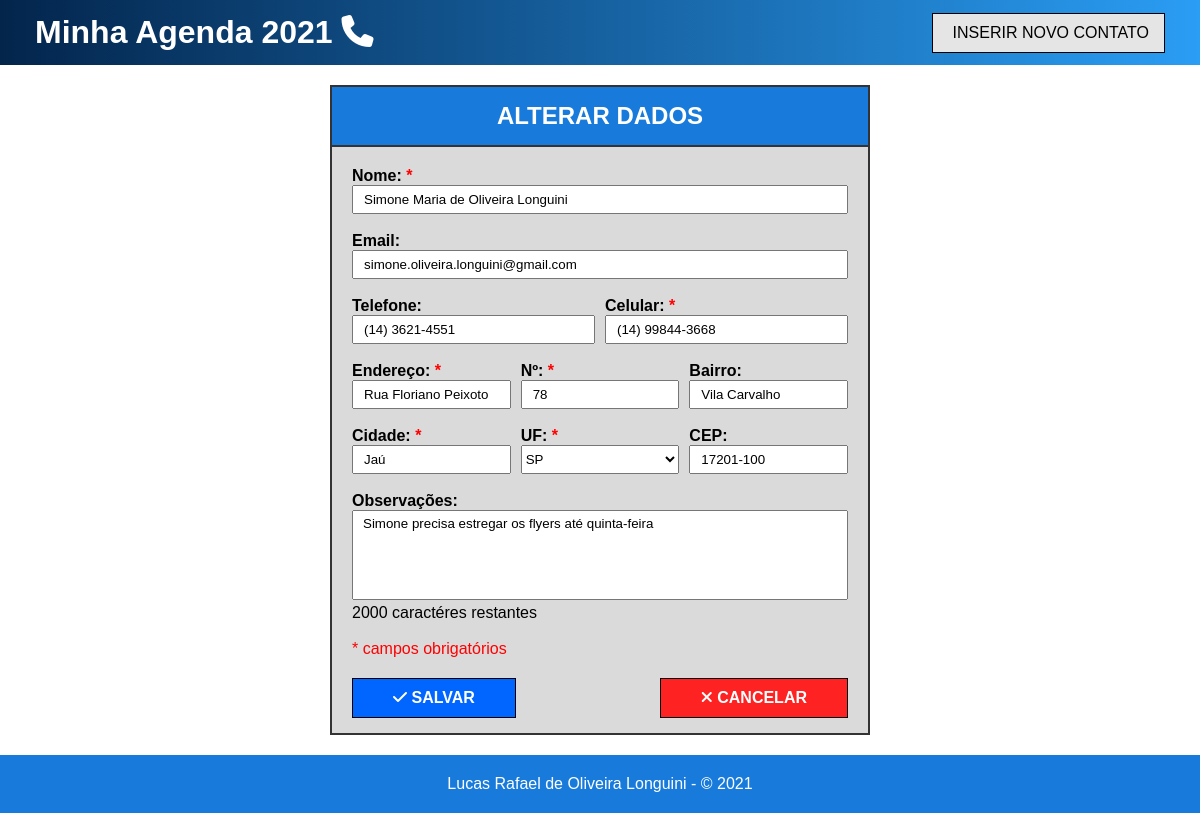
Screenshot of /?c=ContatoController&m=editarContato&id=2 with the database file from the repository.
### tables this page shows
CREATE TABLE Contatos (
	`id_contato`	INT NOT NULL AUTO_INCREMENT PRIMARY KEY,
	`nome`			VARCHAR(60) NOT NULL,
	`email`			VARCHAR(50) NULL,
	`telefone`		VARCHAR(14) NULL,
	`celular`		VARCHAR(15) NOT NULL,
	`endereco`		VARCHAR(50) NOT NULL,
	`num`			VARCHAR(5) NOT NULL,
	`bairro`		VARCHAR(30) NULL,
	`cidade`		VARCHAR(50) NOT NULL,
	`cep`			VARCHAR(9) NULL,
	`observacoes`	VARCHAR(1000) NULL,
	`id_estado`		INT NOT NULL,
	FOREIGN KEY (`id_estado`) REFERENCES Estados (`id_estado`)
);

### controllers/ContatoController.class.php (called while the page is built, shortened)
<?php
	require_once "models/Conexao.class.php";
	require_once "models/Contato.class.php";
	require_once "models/ContatoDAO.class.php";
	class ContatoController {
		public function editarContato() {
			$contatoDAO = new ContatoDAO();
			$ret = $contatoDAO->listarContato($_GET["id"]);
			$estado = $contatoDAO->listarEstados();
			require_once "views/edit_contato.php";
		}
	}

### models/Conexao.class.php (called while the page is built, shortened)
<?php
	abstract class Conexao {
		protected function __construct() {
			try {
				$this->db = new PDO("mysql:host=localhost; dbname=AgendaTelefonica; charset=utf8mb4", "root", "");
			}
			catch(Exception $e) {
				die("Ocorreu um erro durante a conexão com o banco de dados. " .$e->getMessage());
			}
		}
	}

### models/ContatoDAO.class.php (called while the page is built, shortened)
<?php
	class ContatoDAO extends Conexao {
		public function listarContato($id) {
			$sql = "SELECT c.*, e.*
					FROM contatos c
					INNER JOIN estados e ON (c.id_estado = e.id_estado)
					WHERE c.id_contato = $id";
			try {
				$stmt = $this->db->prepare($sql);
				$stmt->execute();
				return $stmt->fetchAll(PDO::FETCH_OBJ);
				$this->db = null;
			}
			catch(Exception $e) {
				die("Erro ao listar o contato. " .$e->getMessage());
			}
		}
		public function listarEstados() {
			$sql = "SELECT * FROM Estados";
			try {
				$stmt = $this->db->prepare($sql);
				$stmt->execute();
				return $stmt->fetchAll(PDO::FETCH_OBJ);
				$this->db = null;
			}
			catch(Exception $e) {
				die("Erro ao listar os estados. " .$e->getMessage());
			}
		}
	}

### views/edit_contato.php (the view, shortened to what this page needs)
<?php require_once "views/_nav.php" ?>
<main>
	<section id="dados">
		<h2>ALTERAR DADOS</h2>
		<form action="" method="POST">
			<div class="container">
				<label>Nome: <span class="obg">*</span></label>
				<input type="text" name="nome" value="<?php if (isset($ret)) echo $ret[0]->nome; ?>" />
				<br/><br/>
				<label>Email: </label>
				<input type="text" name="email" value="<?php if (isset($ret)) echo $ret[0]->email; ?>" />
				<br/><br/>
				<div class="col-2">
					<label>Telefone: </label>
					<label>Celular: <span class="obg">*</span></label>
					<input type="tel" id="tel" name="telefone" value="<?php if (isset($ret)) echo $ret[0]->telefone; ?>" />
					<input type="tel" id="cel" name="celular" value="<?php if (isset($ret)) echo $ret[0]->celular; ?>" />
				</div>
				<br/>
				<div class="col-3">
					<label>Endereço: <span class="obg">*</span></label>
					<label>Nº: <span class="obg">*</span></label>
					<label>Bairro: </label>
					<input type="text" name="endereco" value="<?php if (isset($ret)) echo $ret[0]->endereco; ?>" />
					<input type="text" name="numero" maxlength="5" value="<?php if (isset($ret)) echo $ret[0]->num; ?>" />
					<input type="text" name="bairro" value="<?php if (isset($ret)) echo $ret[0]->bairro; ?>" />
				</div>
				<br/>
				<div class="col-3">
					<label>Cidade: <span class="obg">*</span></label>
					<label>UF: <span class="obg">*</span></label>
					<label>CEP: </label>
					<input type="text" name="cidade" value="<?php if (isset($ret)) echo $ret[0]->cidade; ?>" />
					<select name="uf">
						<?php
							foreach ($estado as $uf) {
								if ($uf->id_estado == $ret[0]->id_estado) {
									echo "<option value='{$uf->id_estado}' selected=''>{$uf->sigla}</option>";
								}
								else {
									echo "<option value='{$uf->id_estado}'>{$uf->sigla}</option>";
								}
							}
						?>
					</select>
					<input type="text" id="cep" name="cep" value="<?php if (isset($ret)) echo $ret[0]->cep; ?>" />
				</div>
				<br/>
				<label>Observações: </label>
				<br/>
				<textarea maxlength="2000" name="observacoes" onkeyup="countChar(this)"><?php if (isset($ret)) echo $ret[0]->observacoes; ?></textarea>
				<p id="observacoes">2000 caractéres restantes</p>
				<br/>
				<span class="obg">* campos obrigatórios</span>
			</div>
			<div class="btn">
				<button type="submit" name="save"><span class="fas fa-check"></span> SALVAR</button>
				<button type="submit" name="cancel"><span class="fas fa-times"></span> CANCELAR</button>
			</div>
		</form>
	</section>
</main>
<?php require_once "views/_footer.php" ?>

### views/assets/css/layout.css (style rules this page uses)
* { margin: 0; padding: 0; box-sizing: border-box; font-family: "Verdana", sans-serif; }
main { padding: 20px 60px; }
.obg { color: #F00; }
#dados { margin: auto; width: 50%; border: 2px solid #333; background-color: #DADADA; }
#dados h2 { background-color: #187BDC; color: #FFF; padding: 15px; text-align: center; border-bottom: 2px solid #333; }
.container { padding: 20px; }
.container label { font-weight: bold; }
.container input { width: 100%; padding: 5px 10px; }
.container textarea { padding: 5px 10px; width: 100%; height: 90px; resize: none; }
.col-2 { display: grid; grid-template-columns: repeat(2, 1fr); grid-column-gap: 10px; width: 100%; }
.col-3 { display: grid; grid-template-columns: repeat(3, 1fr); grid-column-gap: 10px; width: 100%; }
#dados .btn { display: flex; padding: 0 20px; justify-content: space-between; }
.btn button { margin-bottom: 15px; padding: 10px 40px; font-size: 16px; font-weight: bold; border: 1px solid #000; }
.btn button[name="save"] { background-color: #06F; color: #FFF; }
.btn button[name="cancel"] { background-color: #F22; color: #FFF; }

### rows the page displays
contatos: nome "Simone Maria de Oliveira Longuini", email "simone.oliveira.longuini@gmail.com", telefone "(14) 3621-4551", celular "(14) 99844-3668", endereco "Rua Floriano Peixoto", numero "78", bairro "Vila Carvalho", cidade "Jaú", cep "17201-100", observacoes "Simone precisa estregar os flyers até quinta-feira"

### other values shown
form field uf "SP"
